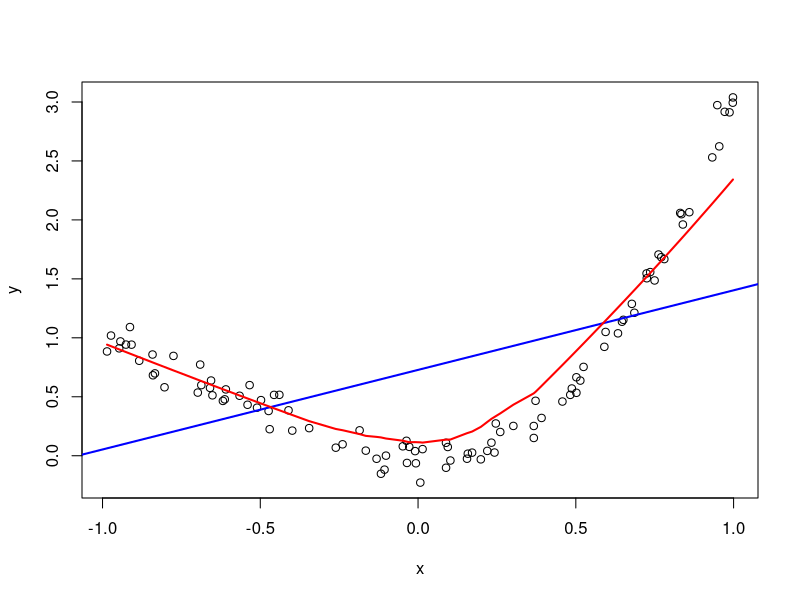
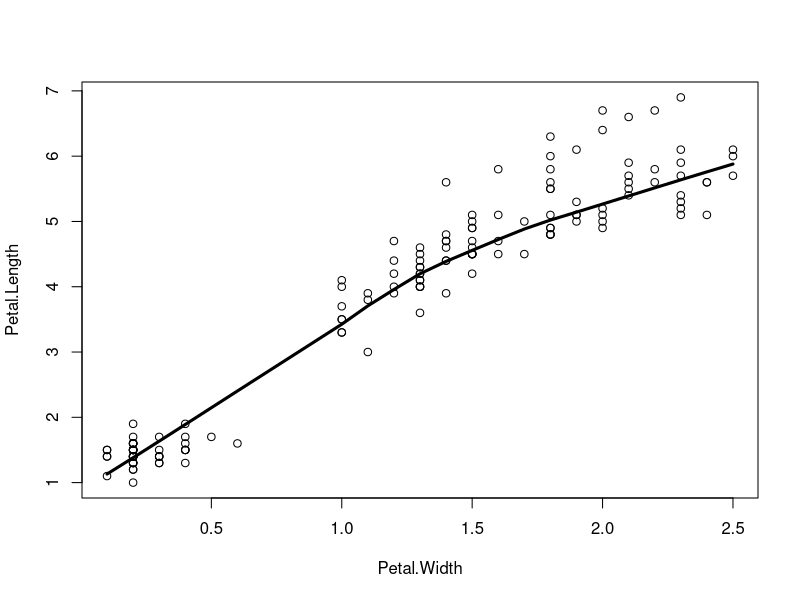
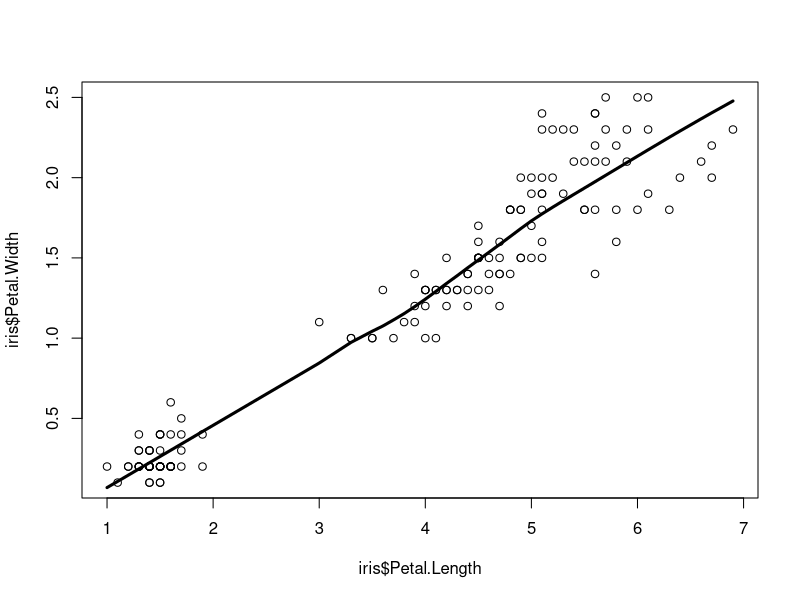
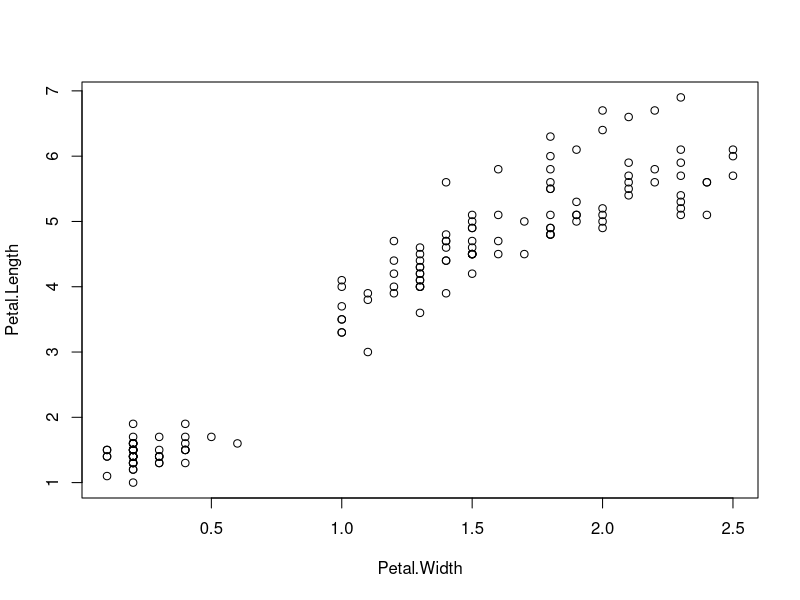
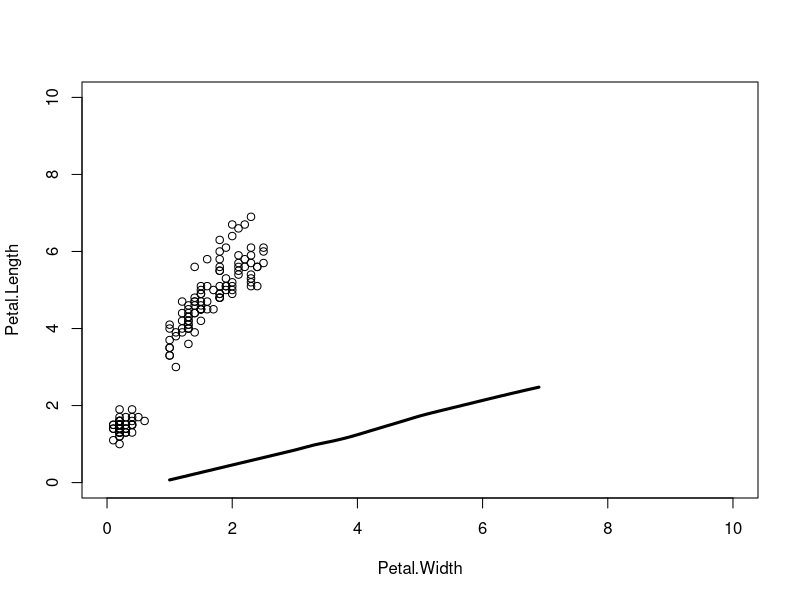

These figures' R source, in order:
## ---- chunk 1

t <- data.frame(
  Assignments = c("Data Visualization",
                  "Module 4 Data Quiz", 
                  "Module 4 Conceptual Quiz"),
  "Open Time" = c("Friday, Sept 14 (1:00 am)", 
                  rep("Friday, Sept 21 (1:00 am EST)", 2)),
  "Due Time"  = rep("Sunday, Sept 23 (11:55 pm EST)", 3), check.names = F
)

knitr::kable(t)
## ---- chunk 2

# Create fake data
x <- runif(100, -1, 1) # 100 random samples between -1 and 1
y <- x^3 + 2*x^2 + rnorm(length(x), 0, 0.1) # the rnorm part adds some error

# Make models for the trend lines
linear <- lm(y ~ x)
lowess <- lowess(x,y)

# Plot
plot(x,y)
abline(linear, col = "blue", lwd = 2)
lines(lowess$x, lowess$y, col = "red", lwd = 2)
## ---- chunk 3
# Using the ~ for both functions, Petal length is on the y-axis 
plot(Petal.Length ~ Petal.Width, data=iris)
lines(lowess(iris$Petal.Length ~ iris$Petal.Width), lwd=3)

# Using the comma for both functions, Petal length is on the x-axis
plot(iris$Petal.Length, iris$Petal.Width)
lines(lowess(iris$Petal.Length, iris$Petal.Width), lwd=3)

# Mixing the ~ and the comma, trendline isn't show because it's outside of the plot range
plot(Petal.Length ~ Petal.Width, data=iris)
lines(lowess(iris$Petal.Length, iris$Petal.Width), lwd=3)

# Try extending the plot range
plot(Petal.Length ~ Petal.Width, data=iris, xlim = c(0,10), ylim = c(0,10))
lines(lowess(iris$Petal.Length, iris$Petal.Width), lwd=3)

